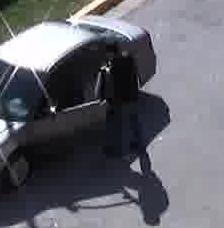
#> input picture optical_flow/samples/VIRAT_S_000001_frame-3693.jpg, 224 x 228 px
$ python opt_flow.py
#> lines starting #> are read from the running program, lines starting #| are printed output that depends on the picture; after the words box and inside, x2 and y2 are one past the last pixel; in counts of white or black regions, pixels touching at a corner belong together
#> further down, prev is the input picture: shape (228, 224, 3); mean B, G, R 109.5, 102, 101.8
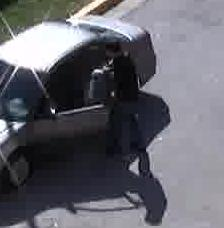
#> input picture optical_flow/samples/VIRAT_S_000001_frame-3697.jpg, 224 x 228 px
#> further down, img is the input picture: shape (228, 224, 3); mean B, G, R 109.8, 102, 102
#!/usr/bin/env python

'''
example to show optical flow
USAGE: opt_flow.py [<video_source>]
Keys:
 1 - toggle HSV flow visualization
 2 - toggle glitch
Keys:
    ESC    - exit
'''

# Python 2/3 compatibility
from __future__ import print_function

import numpy as np
import cv2
#import video


def draw_flow(img, flow, step=16):
#> called with flow = array of shape (228, 224, 2), step = 16
    h, w = img.shape[:2]
#> h = 228; w = 224
    y, x = np.mgrid[step/2:h:step, step/2:w:step].reshape(2,-1).astype(int)
#> y = 196 values from 8 to 216
    fx, fy = flow[y,x].T
#> fx = 196 values, max 6.51 at index 174, min -6.87 at index 62, mean -0.131; fy = 196 values, max 4.92 at index 89, min -0.698 at index 106, mean 0.476
    lines = np.vstack([x, y, x+fx, y+fy]).T.reshape(-1, 2, 2)
    lines = np.int32(lines + 0.5)
    vis = cv2.cvtColor(img, cv2.COLOR_GRAY2BGR)
    cv2.polylines(vis, lines, 0, (0, 255, 0))
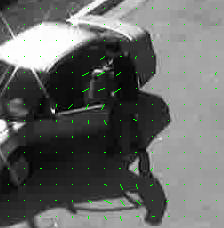
#> vis: shape (228, 224, 3); mean B, G, R 102.2, 103.9, 102.2
    for (x1, y1), (_x2, _y2) in lines:
        cv2.circle(vis, (x1, y1), 1, (0, 255, 0), -1)
#> this loop made 196 passes
#> (x1, y1, _x2, _y2) on passes 1 to 3: (8, 8, 8, 8), (24, 8, 24, 8), (40, 8, 40, 8)
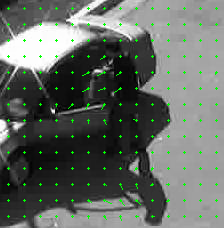
#> vis: shape (228, 224, 3); 1.47% of pixels changed, all inside (x1, y1, x2, y2) = (7, 7, 218, 218)
#> the loop in draw_flow (call 2), `for (x1, y1), (_x2, _y2) in lines:` made 196 passes
    return vis


def draw_hsv(flow):
    h, w = flow.shape[:2]
#> h = 228; w = 224
    fx, fy = flow[:,:,0], flow[:,:,1]
    ang = np.arctan2(fy, fx) + np.pi
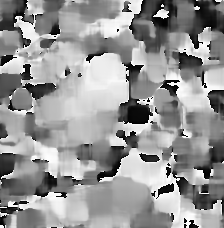
#> ang: shape (228, 224) float32; min 8.51e-05, max 6.28, mean 3.69; drawn with min black and max white
    v = np.sqrt(fx*fx+fy*fy)
    hsv = np.zeros((h, w, 3), np.uint8)
    hsv[...,0] = ang*(180/np.pi/2)
    hsv[...,1] = 255
    hsv[...,2] = np.minimum(v*4, 255)
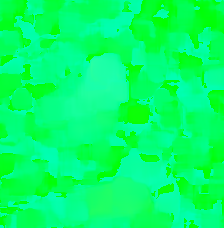
#> hsv: shape (228, 224, 3); mean of channels 0, 1, 2 105.3, 255, 3.3; drawn as B, G, R
    bgr = cv2.cvtColor(hsv, cv2.COLOR_HSV2BGR)
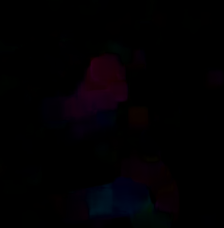
#> bgr: shape (228, 224, 3); mean B, G, R 2.4, 0.5, 1.9
    return bgr


def warp_flow(img, flow):
    h, w = flow.shape[:2]
#> h = 228; w = 224
    flow = -flow
    flow[:,:,0] += np.arange(w)
    flow[:,:,1] += np.arange(h)[:,np.newaxis]
    res = cv2.remap(img, flow, None, cv2.INTER_LINEAR)
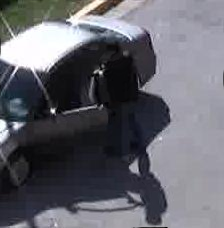
#> res: shape (228, 224, 3); mean B, G, R 109, 101.5, 101.3
    return res

if __name__ == '__main__':
    import sys
    print(__doc__)
    try:
        fn = sys.argv[1]
    except IndexError:
        fn = 0

    #cam = video.create_capture(fn)
    #ret, prev = cam.read()
    prev = cv2.imread("samples/VIRAT_S_000001_frame-3693.jpg")
    prevgray = cv2.cvtColor(prev, cv2.COLOR_BGR2GRAY)
    show_hsv = True
    show_glitch = True
    cur_glitch = prev.copy()

    while True:
        #ret, img = cam.read()
        img = prev = cv2.imread("samples/VIRAT_S_000001_frame-3697.jpg")
        gray = cv2.cvtColor(img, cv2.COLOR_BGR2GRAY)
        flow = cv2.calcOpticalFlowFarneback(prevgray, gray, None, 0.5, 3, 15, 3, 5, 1.2, 0)
        prevgray = gray

        cv2.imshow('flow', draw_flow(gray, flow))

        flow_out = draw_flow(gray, flow)
        cv2.imwrite('flow/opt_flow_out.png',flow_out)

        if show_hsv:
            cv2.imshow('flow HSV', draw_hsv(flow))
        if show_glitch:
            cur_glitch = warp_flow(cur_glitch, flow)
            cv2.imshow('glitch', cur_glitch)

        ch = cv2.waitKey(5)
#> (key Esc is pressed here)
        if ch == 27:
            break
        if ch == ord('1'):
            show_hsv = not show_hsv
            print('HSV flow visualization is', ['off', 'on'][show_hsv])
        if ch == ord('2'):
            show_glitch = not show_glitch
            if show_glitch:
                cur_glitch = img.copy()
            print('glitch is', ['off', 'on'][show_glitch])
cv2.destroyAllWindows()
